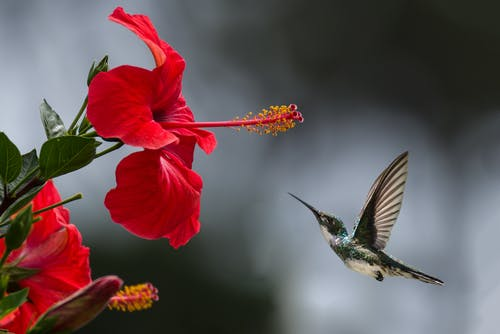
#> input picture Photo Sketching/test.jpg, 500 x 334 px
$ python photo_sketching.py
#> lines starting #> are read from the running program, lines starting #| are printed output that depends on the picture
import cv2
import sys

#read image
image = cv2.imread("./test.jpg")
#> image is the input picture: shape (334, 500, 3); mean B, G, R 85.9, 83.6, 103.4

#check if image exists
if image is None:
    print('can not findimage')
    sys.exit()

#convert to gray scale
img_gray =cv2.cvtColor(image, cv2.COLOR_BGR2GRAY)
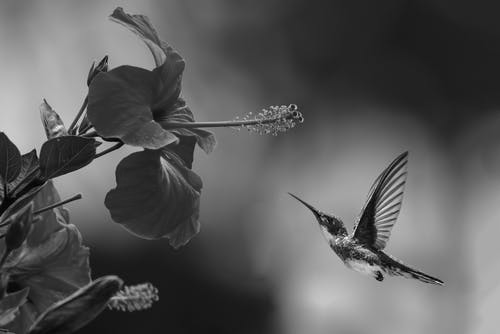
#> img_gray: shape (334, 500); min 0, max 249, mean 89.8

#invert the gray image
img_invert = 255 - img_gray
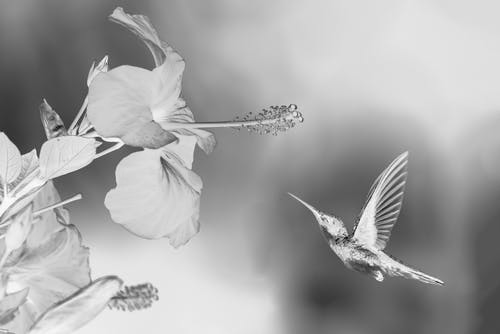
#> img_invert: shape (334, 500); min 6, max 255, mean 165.2

#apply gaussian blur
img_invert = cv2.GaussianBlur(img_invert, (21, 21), 0)
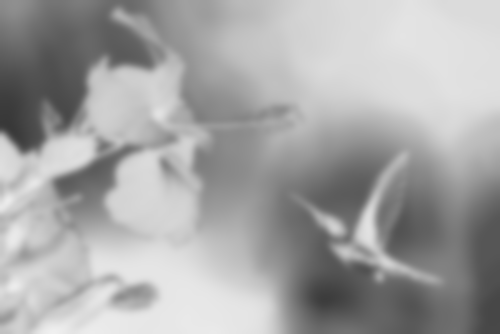
#> img_invert: shape (334, 500); min 56, max 240, mean 165.2

#blend using color dodge
output = cv2.divide(img_gray, 255-img_invert, scale=256.0)
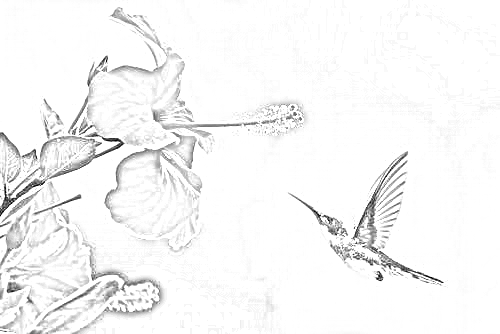
#> output: shape (334, 500); min 0, max 255, mean 246.1

#create windows to display image
cv2.namedWindow("Image", cv2.WINDOW_AUTOSIZE)
cv2.namedWindow("Pencil Sketch", cv2.WINDOW_AUTOSIZE)

cv2.imshow('Image', image)
cv2.imshow('Pencil Sketch', output)

cv2.waitKey(0)
cv2.destroyAllWindows()
